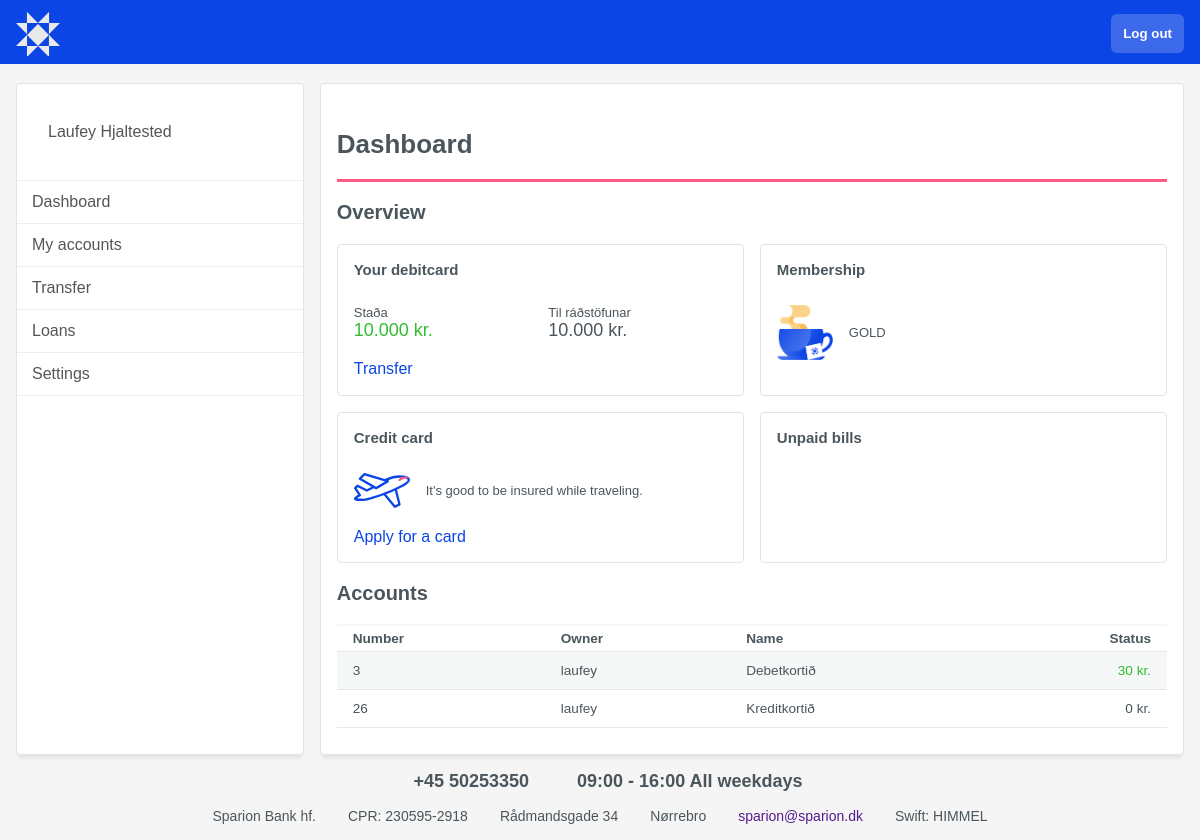
Screenshot of /home/ (signed in) with the database file from the repository.
### bank_app/models.py (models this page shows, shortened)
class Customer(models.Model):
   BASIC = 'basic'
   SILVER = 'silver'
   GOLD = 'GOLD'
   RANKS = [
      (BASIC, 'Basic'),
      (SILVER, 'Silver'),
      (GOLD, 'Gold'),
   ]
   user = models.OneToOneField(User, primary_key=True, on_delete=models.CASCADE)
   phone_number = models.CharField(max_length=20)
   customer_rank = models.CharField(choices=RANKS, default=BASIC, max_length=6)
   totp_identity = models.UUIDField(default=uuid.uuid4, editable=False)
   @property
   def full_name(self) -> str:
      return f'{self.user.first_name} {self.user.last_name}'

class Account(models.Model):
   user = models.ForeignKey(User, on_delete=models.CASCADE)
   title = models.CharField(max_length=200)
   balance = models.DecimalField(max_digits=6, decimal_places=2, default=0)
   last_update = models.DateTimeField(auto_now_add=True, null=True)
   class Meta:
      get_latest_by = 'pk'
   @property
   def movements(self) -> QuerySet:
      return Ledger.objects.filter(account=self)
   @property
   def money(self) -> Decimal:
      return self.movements.aggregate(models.Sum('amount'))['amount__sum'] or Decimal(0)

### bank_app/views.py (the view)
# urls.py: path('home/', views.home, name='home'),
@login_required
def home(request):
   user = request.user
   if request.method == "POST":
      print("Hello")
      account_form = createAccount(request.POST)
      if account_form.is_valid():
         Account.objects.create(user=User.objects.get(pk=user.id), title=account_form.cleaned_data['title'])
   if request.user.is_staff:
      context = {
         'form':createAccount,
         'accounts':Account.objects.all(),
         'user_id':user.id,
         'customers':Customer.objects.all(),
      }
      return render(request, 'bank_app/staff.html', context)
   else:
      context = {
         'form':createAccount,
         'accounts':Account.objects.all(),
         'user_id':user.id,
         'customers':Customer.objects.all(),
      }
      return render(request, 'bank_app/home.html', context)

### bank_app/templates/bank_app/home.html (shortened to what this page needs)
{% extends 'bank_app/base/base3.html' %}
{% block content %}
{% load static %}
  <h2>Dashboard</h2>
  <h3>Overview</h3>
  <div class="overview">
    <div>
      <h5>Your debitcard</h5>
      <div class="card">
        <div>
          <p>Staða</p>
          <p class="money green">10.000 kr.</p>
        </div>
        <div>
          <p>Til ráðstöfunar</p>
          <p class="money">10.000 kr.</p>
        </div>
      </div>
      <a href="">Transfer</a>
    </div>
    <div>
    <h5>Membership</h5>
      {% for customer in customers %}
      {% if customer.user_id == user_id %}
      <div class="card">
        <img src="{% static 'images/arion-bolli.png' %}" alt="" width="56">
        <p>{{ customer.customer_rank }}</p>
      </div>
      {% endif %}
    {% endfor %}
    </div>
    <div>
        <h5>Credit card</h5>
        <div class="card">
          <img src="{% static 'images/credit-card-plane.svg' %}" alt="">
          <p>It's good to be insured while traveling. </p>
        </div>
        <a href="">Apply for a card</a>
    </div>
    <div>
      <h5>Unpaid bills</h5>
    </div>
  </div>
  <div class="accounts">
    <h3>Accounts</h3>
    <div>
      <table class="account-table">
        <tr class="account-titles">
          <th>Number</th>
          <th>Owner</th>
          <th>Name</th>
          <th class="float-right">Status</th>
        </tr>
        {% for account in accounts %}
        {% if account.user_id == user_id %}
        <tr>
          <td>{{ account.id }}</td>
          <td>{{ account.user }}</td>
          <td>{{ account.title }}</td>
          {% if account.money > 0 %}
          <td class="float-right green">{{ account.money }} kr.</td>
          {% else %}
          <td class="float-right">{{ account.money }} kr.</td>
          {% endif %}
        </tr>
        {% endif %}
        {% endfor %}
      </table>
    </div>
  </div>
{% endblock %}

### bank_app/templates/bank_app/base/base3.html (shortened to what this page needs)
{% load static %}
<!DOCTYPE html>
<html lang="en">
<head>
  <link rel="stylesheet" href="{% static 'css/style2.css' %}">
</head>
<body class="white">
  <nav class="blue">
    <ul class="ul2">
      <li>
        <a href="{% url 'bank_app:index' %}" class="logo2"></a>
      </li>
      <li>
        <form action="{% url 'login_app:logout' %}">
          <button>Log out</button>
        </form>
      </li>
    </ul>
  </nav>
  <div class="staff_main">
      <ul class="staff_nav">
        <a href="">
          <li class="head">
            {{ user.customer.full_name }}
          </li>
        </a>
        <div class="line"></div>
        <a href="{% url 'bank_app:home' %}">
          <li>Dashboard</li>
        </a>
        <div class="line"></div>
        <a href="{% url 'bank_app:accounts' %}">
          <li>
            My accounts
          </li>
        </a>
        <div class="line"></div>
        <a href="{% url 'bank_app:transfer' %}">
          <li>
            Transfer
          </li>
        </a>
        <div class="line"></div>
        <a href="{% url 'bank_app:loans' %}">
          <li>
            Loans
          </li>
        </a>
        <div class="line"></div>
        <a  href="{% url 'bank_app:profile' %}">
          <li>
            Settings
          </li>
        </a>
        <div class="line"></div>
      </ul>
    <div class="box">
      {% block content %}
      {% endblock %}
    </div>
  </div>
<footer>
  <div class="info">
    <div class="phone">
      <h4>+45 50253350</h4>
    </div>
    <div class="hours">
      <h4>09:00 - 16:00 All weekdays</h4>
    </div>
  </div>
  <div class="company-info">
    <span>Sparion Bank hf.</span>
    <span>CPR: 230595-2918</span>
    <span>Rådmandsgade 34</span>
    <span>Nørrebro</span>
    <span><a href="">sparion@sparion.dk</a></span>
    <span>Swift: HIMMEL</span>
  </div>
</footer>
</body>
</html>

### bank_app/static/css/style2.css (style rules this page uses)
* { margin:0; padding: 0; font-family: Arial, Helvetica, sans-serif; list-style-type: none; text-decoration: none; box-sizing: border-box; }
body { background-color: #f5f5f5; }
.logo2 { background-image: url("/static/blomid@3x2.svg"); height: 17.5px; width: 12.5px; margin-right: 2rem; }
.blue { background-color: #0b45e6; }
.ul2 { margin: 0 auto; padding: 0; overflow: hidden; height: 4rem; padding: 0 1rem; }
.ul2 li { float:left; }
.ul2 li:last-child { float:right; }
.ul2>li>a { display: block; padding: 22px 22px; margin-top: .75rem; color:white; }
.ul2 button { color: white; background-color: rgba(255, 255, 255, 0.2); margin-top: .85rem; padding: .75rem; border: none; border-radius: 6px; font-weight: bold; cursor: pointer; }
.staff_main { margin-top: 1.2rem; margin-left: auto; margin-right: auto; display: flex; justify-content: center; grid-row: auto; gap:1rem; }
.float-right { float: right; }
.staff_nav { display: none !important; border: 1px #e3e3e3 solid; border-radius: 4px; background-color: white; width: 25vw; display: flex; flex-flow: column; gap: .5rem; margin-left: 1rem; float: right; box-shadow: 0 5px 4px -2px rgb(0 0 0 / 8%); }
.staff_nav .head { height: 96px; display: flex; gap: 1rem; align-items: center; }
.staff_nav>.line { border-bottom: #edefee 1px solid; }
.staff_nav li { padding: .5rem; border-radius: 15px; padding: 12px 15px; }
.staff_nav a { color: #555; }
.box { font-family: Arial, Helvetica, sans-serif; color:#4b565c; border: 1px #e3e3e3 solid; background-color: #fff; border-radius: 4px; width: 100vw; padding: 1rem; box-shadow: 0 5px 4px -2px rgb(0 0 0 / 8%); }
h2 { margin-top: 1.8rem; padding-bottom: 1.2rem; border-bottom: 3px solid #fe5a88; font-size: 26px; font-weight: 600; }
.overview>div { border: 1px #e3e3e3 solid; border-radius: 4px; padding: 1rem; }
.card { display: flex; padding: 1.2rem 0; margin-top: .5rem; gap: 1rem; align-items: center; }
.card>div { width: 50%; }
.overview a { color: #0b45e6; }
.money { font-size: 18px; font-weight: 300; }
.green { color:#30be30; }
h3 { margin: 1.2rem 0; font-size: 20px; }
h4 { font-size: 18px; }
h5 { font-size: 15px; }
p { font-size: 13px; font-weight: 100; }
.account-table { width: 100%; border-collapse: collapse; margin-bottom: 10px; font-size: 85%; border-top: 2px solid #f7f7f7; }
tr { display: table-row; border-bottom: 1px solid rgb(231, 231, 231); }
th { text-align: left; padding: .3rem 1rem; }
td { display: table-cell; padding: .7rem 1rem; }
tr:nth-child(even) { background-color: #f6f7f7 }
tr:nth-child(odd) { background-color: #FFF }
form { display: flex; flex-flow: column; gap: 1rem; }
button { background-color: #0b45e6; color: white; }
footer { color: #4b565c; width: 90vw; box-sizing: border-box; padding: 1rem; margin: 0 auto; display: grid; gap: 1rem; }
.info, .company-info { flex-direction: column; }
.company-info { font-size: .875em; }
.phone, .hours { display: flex; align-items: center; gap: 1rem; }
@media only screen and (min-width: 768px) { .overview { display: grid; grid-template-columns: 1fr 1fr; gap: 1rem; } }
@media only screen and (min-width: 768px) { .info, .company-info { display: flex; justify-content: center; gap: 2rem; flex-direction: row; } }
@media only screen and (min-width: 992px) { .staff_nav { display: block !important; } }
@media only screen and (min-width: 992px) { .box { margin-right: 1rem; width: 75vw; } }

### rows the page displays
Customer: customer_rank "GOLD"
Account: id "3", user "laufey", title "Debetkortið", money "30"
Account: id "26", user "laufey", title "Kreditkortið", money "0"

### other values shown
{{ user.customer.full_name }} "Laufey Hjaltested"
